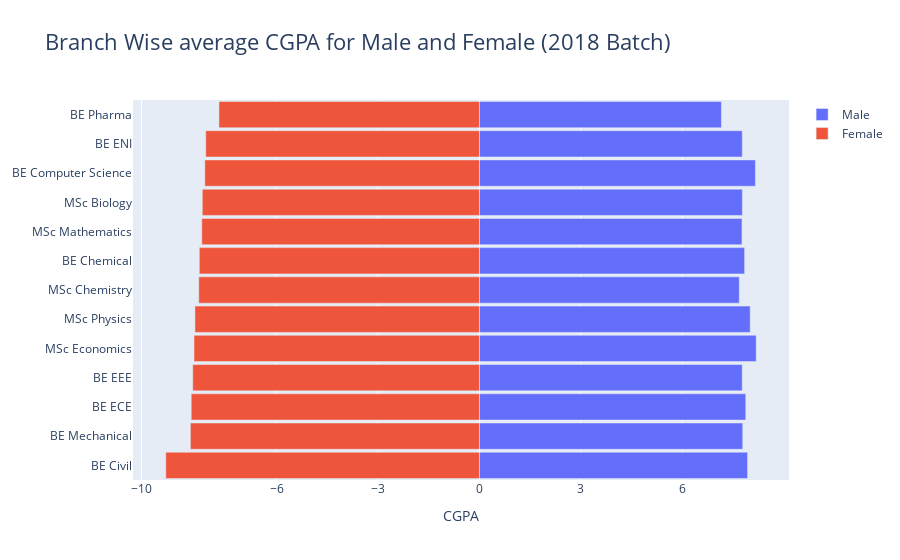

Notebook code for this chart:
### Code cell
import plotly.graph_objects as gp
fig = gp.Figure() 
fig.add_trace(gp.Bar(y= ppdata["Branch"], x = ppdata["Male"],  
                     name = 'Male',  
                     orientation = 'h')) 
fig.add_trace(gp.Bar(y = ppdata["Branch"], x = (ppdata["Female"])*-1, 
                     name = 'Female', orientation = 'h')) 
  
# Updating the layout for our graph 
fig.update_layout(title = 'Branch Wise average CGPA for Male and Female (2018 Batch)', 
                 title_font_size = 22, barmode = 'relative', 
                 bargap = 0.0, bargroupgap = 0.1, 
                 xaxis = dict(tickvals = [-10, -6, -3, 
                                          0, 3, 6, 10], 
                              title = 'CGPA', 
                              title_font_size = 14) 
                 ) 
  
fig.show()

### Figure 1 — Plotly figure (JSON) as saved in the notebook; plotly's stock layout.template omitted (floating-point values rounded to 4 significant figures)
{"data": [{"name": "Male", "orientation": "h", "type": "bar", "x": [7.934, 7.792, 7.88, 7.775, 8.189, 8.011, 7.689, 7.846, 7.768, 7.78, 8.165, 7.778, 7.16], "y": ["BE Civil", "BE Mechanical", "BE ECE", "BE EEE", "MSc Economics", "MSc Physics", "MSc Chemistry", "BE Chemical", "MSc Mathematics", "MSc Biology", "BE Computer Science", "BE ENI", "BE Pharma"]}, {"name": "Female", "orientation": "h", "type": "bar", "x": [-9.28, -8.553, -8.528, -8.483, -8.445, -8.418, -8.304, -8.289, -8.215, -8.2, -8.125, -8.097, -7.707], "y": ["BE Civil", "BE Mechanical", "BE ECE", "BE EEE", "MSc Economics", "MSc Physics", "MSc Chemistry", "BE Chemical", "MSc Mathematics", "MSc Biology", "BE Computer Science", "BE ENI", "BE Pharma"]}], "layout": {"bargap": 0, "bargroupgap": 0.1, "barmode": "relative", "title": {"font": {"size": 22}, "text": "Branch Wise average CGPA for Male and Female (2018 Batch)"}, "xaxis": {"tickvals": [-10, -6, -3, 0, 3, 6, 10], "title": {"font": {"size": 14}, "text": "CGPA"}}}}
